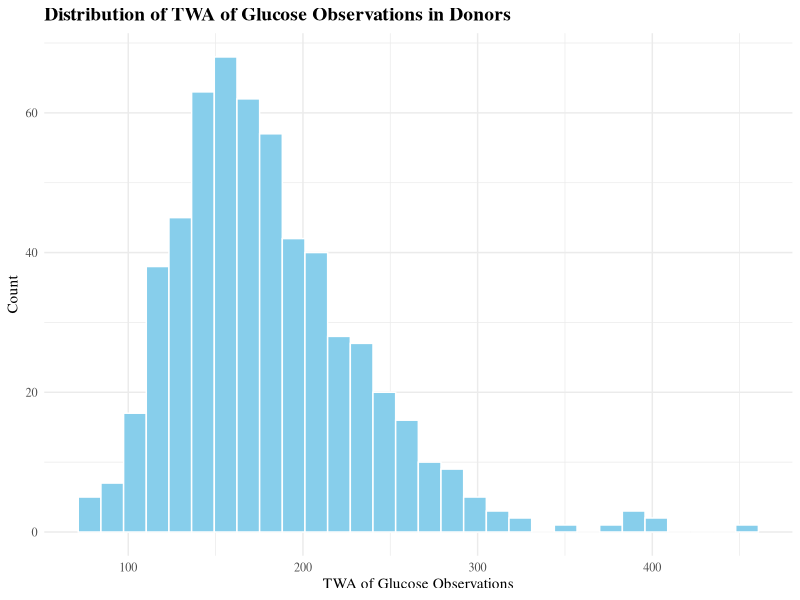
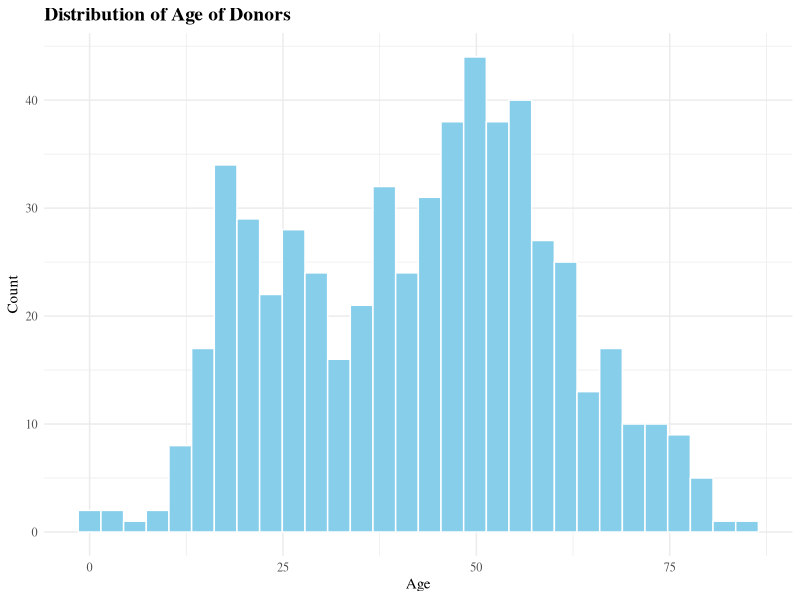
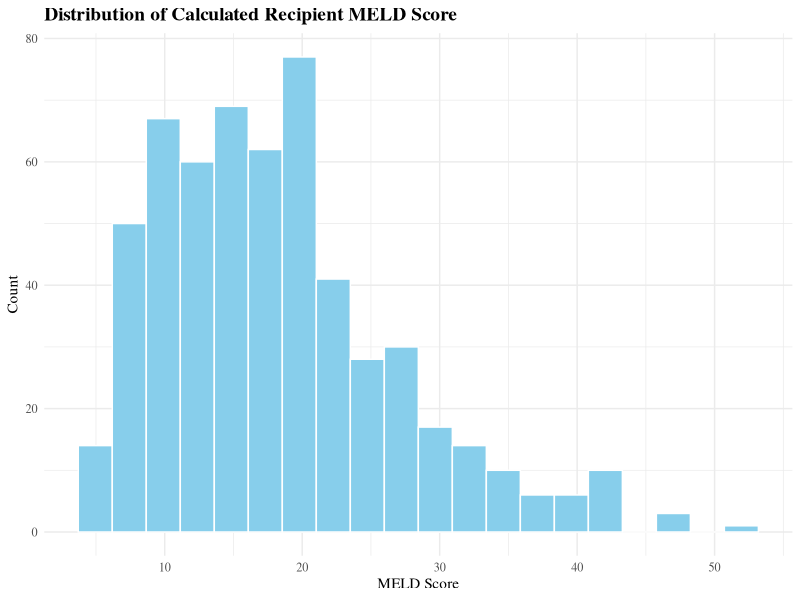

Write the R code that produced these figures, in order.
## ---- chunk 1
library(tidyverse)
theme_set(theme_minimal())
echo = FALSE
## ---- chunk 2
library(tidyverse)
library(knitr)
data <- read_csv("DonorHyperglycemia.csv")
data$d_genderf <- factor(data$d_genderf, levels = c(0, 1), labels = c("Male", "Female"))
data$hemo_instability <- ifelse(data$hemo_instability == 0, "No", "Yes")
## ---- chunk 3
gender <- data |>
group_by(d_genderf) |>
summarize(Observations = n()) |>
arrange(desc(Observations))

kable(gender, format = "html", caption = "<span style='font-size:18px;'>Number of Donors by Gender</span>")
## ---- chunk 4
instability <- data |>
group_by(hemo_instability) |>
summarize(Observations = n()) |>
arrange(desc(Observations))

kable(instability, format = "html", caption = "<span style='font-size:18px;'>Number of Donors by Hemodynamic Instability</span>")
## ---- chunk 5
data |>
  ggplot(aes(x = glutwa)) +
  geom_histogram(color = "white", fill = "skyblue") +
  labs(title = "Distribution of TWA of Glucose Observations in Donors", x = "TWA of Glucose Observations", y = "Count") +
  theme_minimal(base_family = "serif") +
  theme(plot.title = element_text(size = 14, face = "bold"))
## ---- chunk 6
data |>
  ggplot(aes(x = d_age)) +
  geom_histogram(color = "white", fill = "skyblue") +
  labs(title = "Distribution of Age of Donors", x = "Age", y = "Count") +
  theme_minimal(base_family = "serif") +
  theme(plot.title = element_text(size = 14, face = "bold"))
## ---- chunk 7
data |>
  ggplot(aes(x = r_meld_calc)) +
  geom_histogram(color = "white", fill = "skyblue", bins = 20) +
  labs(title = "Distribution of Calculated Recipient MELD Score", x = "MELD Score", y = "Count") +
  theme_minimal(base_family = "serif") +
  theme(plot.title = element_text(size = 14, face = "bold"))
## ---- chunk 8
m1 <- glm(delayed_fn ~ glutwa + d_age + d_genderf + r_meld_calc + hemo_instability, 
          data = data,
          family = "binomial")

summary(m1)
